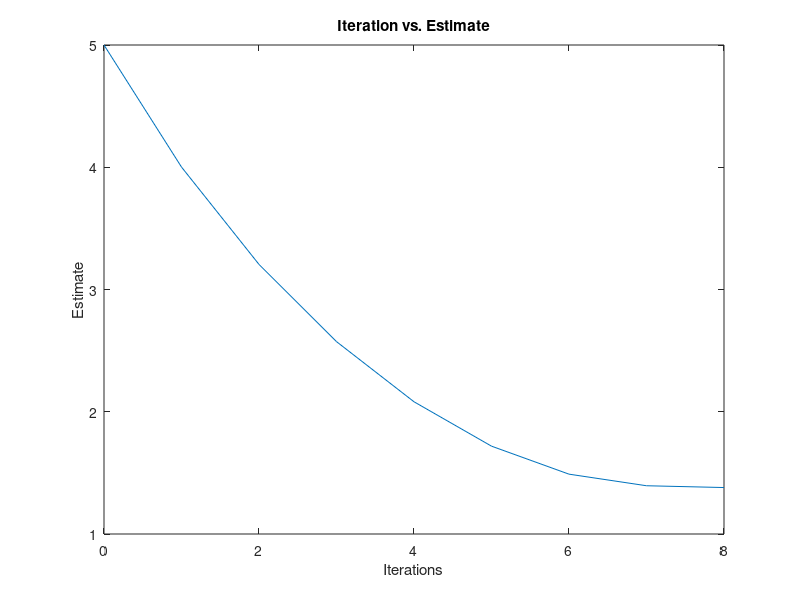

This figure's MATLAB source:
%% Part A

n = 0;
number(n+1) = 2.5;
accuracy(n+1) = abs((number(n+1)^5)-80.5);

for n = 1:3
   number(n+1) = number(n)-(number(n)^5-80.5)/(5*number(n)^4);
   accuracy(n+1) = abs((number(n+1)^5)-80.5);
end

%% Part B
clear; clc;

% Declare value to be calculated
number = input('Number: ');
% Declare value for initial guess
initial_guess = input('Initial Guess: ');

% Calculate Accuracy
accuracy = abs((initial_guess^5)-number);

% Calculate New Values
count = 0; n = 0;

estimate = zeros(1,100);
estimate(1) = initial_guess;
while accuracy > 0.0001
    n = n+1;
    estimate(n+1) = estimate(n)-((estimate(n)^5)-number)/(5*estimate(n)^4);
    accuracy = abs((estimate(n+1)^5)-number);
    
    if n > 100
        break;
    end
end
fprintf('Number of iterations performed: %i\n',n);
if n < 100
   fprintf('Final estimate: %0.5f\n',estimate(n)); 
else
   disp('Iterations exceed 100.');
end

plot(0:n-1,estimate(1:n));
title('Iteration vs. Estimate');
xlabel('Iterations');
ylabel('Estimate');

%% Part C
clear; clc;

% Declare value to be calculated
% number = input('Number: ');
% Declare value for initial guess
initial_guess = input('Initial Guess: ');

% Calculate Accuracy
accuracy = abs(1000-2*(initial_guess)+3*(initial_guess^(2/3)));

% Calculate New Values
count = 0; n = 1;

estimate = zeros(1,100);
estimate(1) = initial_guess;
while accuracy > 0.0001
    
    estimate(n+1) = estimate(n)-(1000-2*(estimate(n))+3*(estimate(n)^(2/3)))/(-2+2*(estimate(n)^(-1/3)));
    accuracy = abs(1000-2*(estimate(n))+3*(estimate(n)^(2/3)));
    
    n = n+1;
end
fprintf('Number of iterations performed: %i\n',n);

   fprintf('Final estimate: %0.5f\n',estimate(n)); 

  
